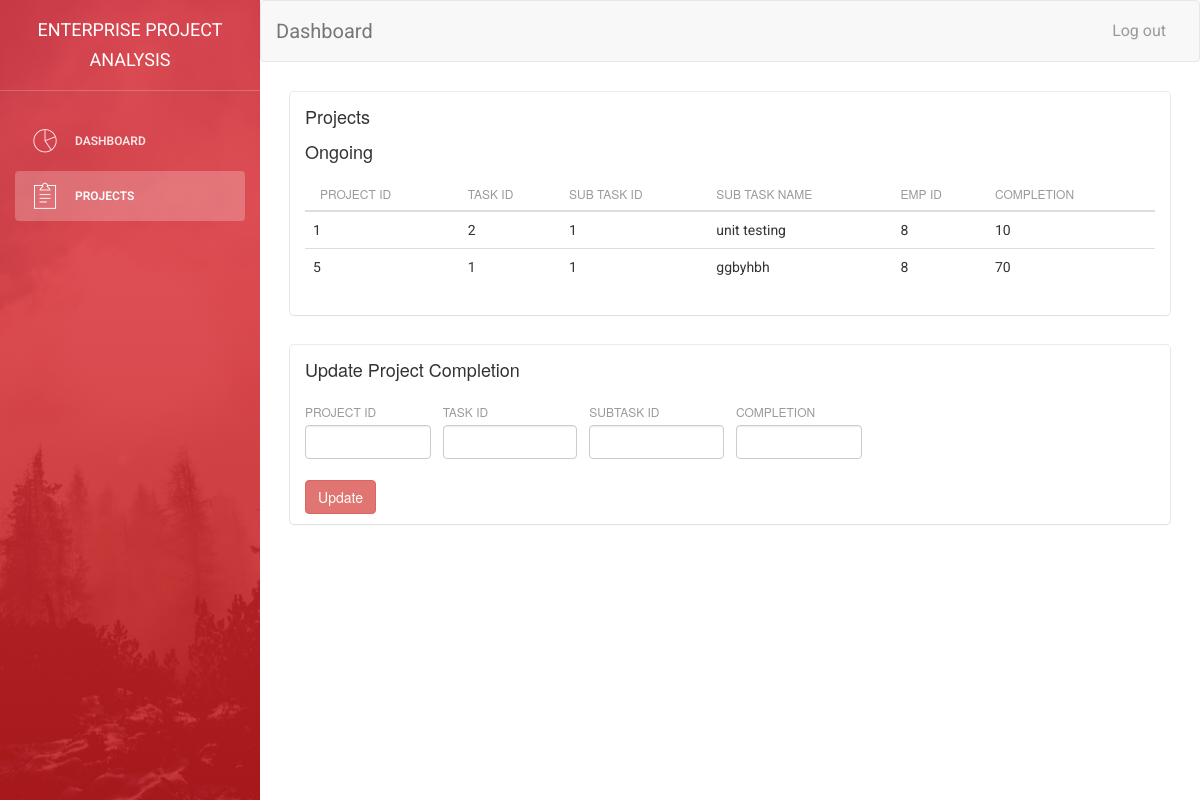
The app's page /memberprojects.php (signed in) with its own data.
### tables this page shows
CREATE TABLE `subtask` (
  `projectid` varchar(100) NOT NULL,
  `taskid` varchar(100) NOT NULL,
  `subtaskid` varchar(100) NOT NULL,
  `subtaskname` varchar(100) DEFAULT NULL,
  `empid` varchar(100) NOT NULL,
  `subtaskcompletionaverage` int(50) DEFAULT NULL
);

### memberprojects.php (the view, shortened to what this page needs)
<?php
require 'includes/dbConnect.php';
$user=$_SESSION["user"];
$selectuser="SELECT * from employee where `Username`='$user'";
$userresult=mysqli_query($conn,$selectuser);
$row1=mysqli_fetch_array($userresult);
$id=$row1['empid'];
$query="SELECT * FROM `subtask` WHERE `empid`='$id'";
$run=mysqli_query($conn,$query);
?>
<!doctype html>
<html lang="en">
<head>
    <link href="assets/css/animate.min.css" rel="stylesheet"/>
    <link href="assets/css/light-bootstrap-dashboard.css?v=1.4.0" rel="stylesheet"/>
    <link href="http://maxcdn.bootstrapcdn.com/font-awesome/4.2.0/css/font-awesome.min.css" rel="stylesheet">
    <link href="assets/css/pe-icon-7-stroke.css" rel="stylesheet" />
     <link rel="stylesheet" href="https://maxcdn.bootstrapcdn.com/bootstrap/3.3.7/css/bootstrap.min.css">
    <link rel="stylesheet" type="text/css"
        href="https://cdnjs.cloudflare.com/ajax/libs/bootstrap-datetimepicker/4.17.43/css/bootstrap-datetimepicker.min.css">
    <link rel="stylesheet" type="text/css"
        href="https://cdnjs.cloudflare.com/ajax/libs/bootstrap-datetimepicker/4.17.43/css/bootstrap-datetimepicker-standalone.css">
</head>
<body>
    <div class="wrapper">
            <div class="sidebar" data-color="red" data-image="assets/img/sidebar-5.jpg">
                <div class="sidebar-wrapper">
                    <div class="logo">
                        <a href="#" class="simple-text">
                            Enterprise Project Analysis
                        </a>
                    </div>
                    <ul class="nav">
                        <li>
                            <a href="memberdashboard.php">
                                <i class="pe-7s-graph"></i>
                                <p>Dashboard</p>
                            </a>
                        </li>
                        <li class="active">
                            <a href="memberprojects.php">
                                <i class="pe-7s-note2"></i>
                                <p>Projects</p>
                            </a>
                        </li>
                    </ul>
                </div>
            </div>
            <div class="main-panel">
                <nav class="navbar navbar-default navbar-fixed">
                    <div class="container-fluid">
                        <div class="navbar-header">
                            <a class="navbar-brand" href="memberdashboard.php">Dashboard</a>
                        </div>
                        <div class="collapse navbar-collapse">
                            <ul class="nav navbar-nav navbar-right">
                                <li>
                                    <a href="logout.php">
                                        <p>Log out</p>
                                    </a>
                                </li>
                            </ul>
                        </div>
                    </div>
                </nav>
                    <div class="content">
                        <div class="container-fluid">
                            <div class="row">
                                <div class="col-md-12">
                                    <div class="card">
                                        <div class="header">
                                            <h4 class="title">Projects</h4>
                                        </div>
                                            <div class="row">
                                                <div class="col-md-12">
                                                    <div class="header">
                                                        <h4 class="title">Ongoing</h4>
                                                    </div>
                                                        <div class="content">
                                                            <div class="row">
                                                                <div class="col-sm-12">
                                                                    <table class="table">
                                                                        <thead class="thead-light">
                                                                            <tr>
                                                                                <th scope="col">Project ID</th>
                                                                                <th scope="col">Task ID </th>
                                                                                <th scope="col">Sub Task ID</th>
                                                                                <th scope="col">Sub Task Name</th>
                                                                                <th scope="col">Emp Id</th>
                                                                                <th scope="col">Completion</th>
                                                                            </tr>
                                                                            <?php
                                                                                while($row=mysqli_fetch_array($run))
                                                                                {
                                                                                    echo ' <tr>
                                                                                    <td>'.$row['projectid'].'</td>
                                                                                    <td>'.$row['taskid'].'</td>
                                                                                    <td>'.$row['subtaskid'].'</td>
                                                                                    <td>'.$row['subtaskname'].'</td>
                                                                                    <td>'.$row['empid'].'</td>
                                                                                    <td>'.$row['subtaskcompletionaverage'].'</td>
                                                                                    </tr>';
                                                                                }
                                                                            ?>
                                                                        </thead>
                                                                    </table>
                                                                </div>
                                                            </div>
                                                        </div>
                                                    </div>
                                                </div>
                                            </div>
                                    </div>
                                    <div class="container-fluid">
                                        <div class="row">
                                            <div class="col-md-12">
                                                <div class="card">
                                                    <div class="header">
                                                        <h4 class="title">Update Project Completion</h4>
                                                    </div>
                                                        <div class="row">
                                                            <div class="col-md-12">
                                                                <div class="content">
                                                                    <div class="row">
                                                                        <div class="col-sm-12">
                                                                            <form action="memberprojects.php" method="POST">
                                                                                <div class="row">
                                                                                    <div class="col-md-2">
                                                                                        <div class="form-group">
                                                                                            <label>Project Id</label>
                                                                                            <input type="text" class="form-control" name="upid" required>
                                                                                        </div>
                                                                                    </div>
                                                                                    <div class="col-md-2">
                                                                                        <div class="form-group">
                                                                                            <label>Task Id</label>
                                                                                            <input type="text" class="form-control" name="utid" required>
                                                                                        </div>
                                                                                    </div>
                                                                                    <div class="col-md-2">
                                                                                        <div class="form-group">
                                                                                            <label>Subtask Id</label>
                                                                                            <input type="text" class="form-control" name="usid" required>
                                                                                        </div>
                                                                                    </div>
                                                                                    <div class="col-md-2">
                                                                                        <div class="form-group">
                                                                                            <label>Completion</label>
                                                                                            <input type="text" class="form-control" name="usubavg" required>
                                                                                        </div>
                                                                                    </div>
                                                                                </div>
                                                                                <input class="btn btn-danger" type="submit" value="Update" name="update">
                                                                            </form>
                                                                        </div>
                                                                    </div>
                                                                </div>
                                                            </div>
                                                        </div>
                                                </div>
                                            </div>
                                        </div>
                                    </div>
                                </div>
                            </div>
                        </div>
                    </div>
            </div>
</body>
</html>

### records on screen
subtask: projectid "1", taskid "2", subtaskid "1", subtaskname "unit testing", empid "8", subtaskcompletionaverage "10"
subtask: projectid "5", taskid "1", subtaskid "1", subtaskname "ggbyhbh", empid "8", subtaskcompletionaverage "70"
